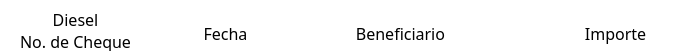
      <widget class="QFrame" name="frame_35">
       <property name="geometry">
        <rect>
         <x>40</x>
         <y>630</y>
         <width>691</width>
         <height>51</height>
        </rect>
       </property>
       <property name="styleSheet">
        <string notr="true">font:16px;
border-radius:0px;
background:transparent;
border-color: rgb(237, 237, 237);
</string>
       </property>
       <property name="frameShape">
        <enum>QFrame::StyledPanel</enum>
       </property>
       <property name="frameShadow">
        <enum>QFrame::Raised</enum>
       </property>
       <widget class="QLabel" name="label_137">
        <property name="geometry">
         <rect>
          <x>10</x>
          <y>10</y>
          <width>131</width>
          <height>41</height>
         </rect>
        </property>
        <property name="font">
         <font>
          <family>Bahnschrift</family>
          <pointsize>-1</pointsize>
          <weight>50</weight>
          <italic>false</italic>
          <bold>false</bold>
         </font>
        </property>
        <property name="text">
         <string>Diesel 
No. de Cheque</string>
        </property>
        <property name="alignment">
         <set>Qt::AlignCenter</set>
        </property>
       </widget>
       <widget class="QLabel" name="label_146">
        <property name="geometry">
         <rect>
          <x>190</x>
          <y>20</y>
          <width>71</width>
          <height>27</height>
         </rect>
        </property>
        <property name="font">
         <font>
          <family>Bahnschrift</family>
          <pointsize>-1</pointsize>
          <weight>50</weight>
          <italic>false</italic>
          <bold>false</bold>
         </font>
        </property>
        <property name="text">
         <string>Fecha</string>
        </property>
        <property name="alignment">
         <set>Qt::AlignCenter</set>
        </property>
       </widget>
       <widget class="QLabel" name="label_147">
        <property name="geometry">
         <rect>
          <x>340</x>
          <y>20</y>
          <width>121</width>
          <height>27</height>
         </rect>
        </property>
        <property name="font">
         <font>
          <family>Bahnschrift</family>
          <pointsize>-1</pointsize>
          <weight>50</weight>
          <italic>false</italic>
          <bold>false</bold>
         </font>
        </property>
        <property name="text">
         <string>Beneficiario</string>
        </property>
        <property name="alignment">
         <set>Qt::AlignCenter</set>
        </property>
       </widget>
       <widget class="QLabel" name="label_149">
        <property name="geometry">
         <rect>
          <x>570</x>
          <y>20</y>
          <width>91</width>
          <height>27</height>
         </rect>
        </property>
        <property name="font">
         <font>
          <family>Bahnschrift</family>
          <pointsize>-1</pointsize>
          <weight>50</weight>
          <italic>false</italic>
          <bold>false</bold>
         </font>
        </property>
        <property name="text">
         <string>Importe</string>
        </property>
        <property name="alignment">
         <set>Qt::AlignCenter</set>
        </property>
       </widget>
      </widget>
